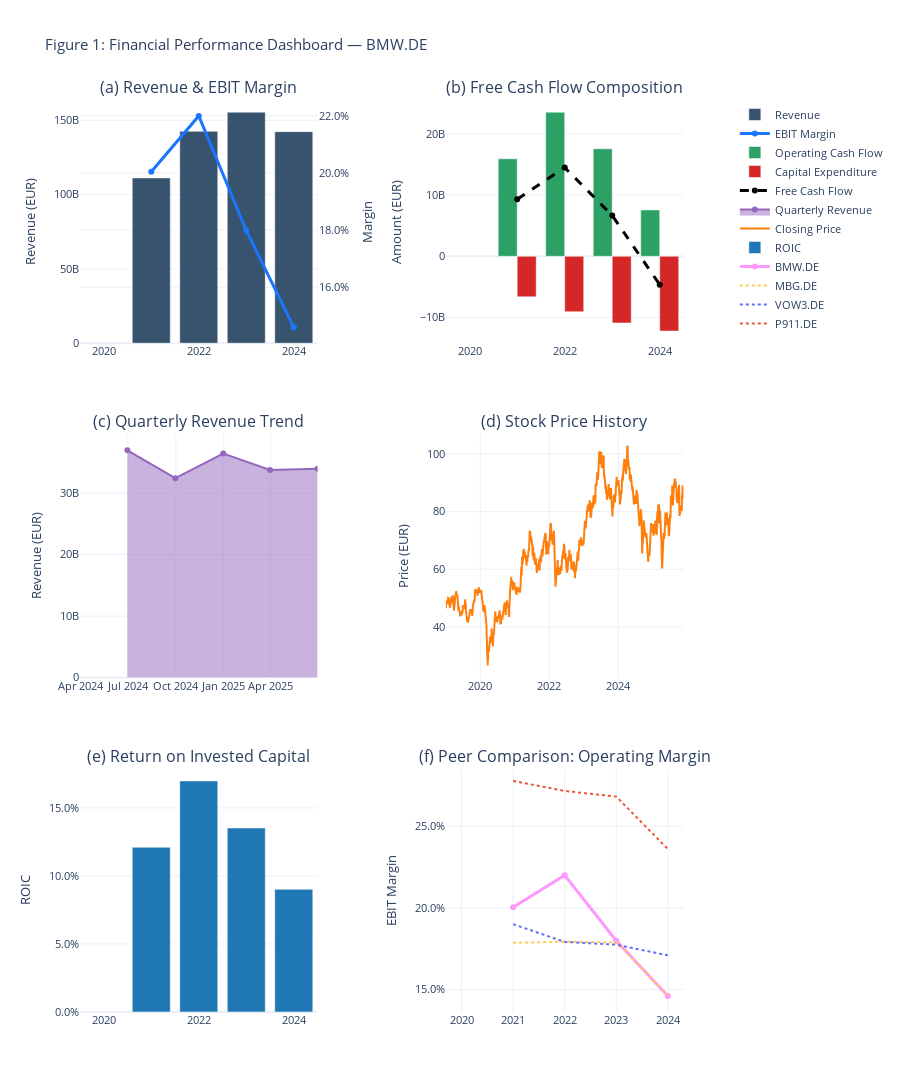

The notebook cell saved with this chart:
### Markdown cell above
## 4. Results: Historical Performance Analysis

### 4.1 Dashboard Overview

Figure 1 presents a multi-panel visualization of key financial metrics. The dashboard structure facilitates comparison across dimensions:

| Panel | Metric | Purpose |
|-------|--------|---------|
| (1,1) | Revenue & EBIT Margin | Scale and operating leverage relationship |
| (1,2) | FCF Composition | Cash generation capacity vs. reinvestment |
| (2,1) | Quarterly Revenue | Seasonality and trend identification |
| (2,2) | Stock Price | Market valuation trajectory |
| (3,1) | ROIC | Capital efficiency over time |
| (3,2) | Peer Comparison | Relative operating performance |

### Code cell
# =============================================================================
# Figure 1: Financial Performance Dashboard
# =============================================================================

fig = make_subplots(
    rows=3,
    cols=2,
    subplot_titles=(
        "(a) Revenue & EBIT Margin",
        "(b) Free Cash Flow Composition",
        "(c) Quarterly Revenue Trend",
        "(d) Stock Price History",
        "(e) Return on Invested Capital",
        "(f) Peer Comparison: Operating Margin",
    ),
    specs=[
        [{"secondary_y": True}, {"secondary_y": False}],
        [{"secondary_y": False}, {"secondary_y": False}],
        [{"secondary_y": False}, {"secondary_y": False}],
    ],
    vertical_spacing=0.10,
)

# -----------------------------------------------------------------------------
# Panel (a): Revenue & EBIT Margin
# -----------------------------------------------------------------------------
fig.add_trace(
    go.Bar(
        x=years,
        y=df_annual["Revenue"],
        name="Revenue",
        marker_color="rgb(55, 83, 109)",
    ),
    row=1,
    col=1,
    secondary_y=False,
)
fig.add_trace(
    go.Scatter(
        x=years,
        y=df_annual["EBIT Margin"],
        name="EBIT Margin",
        mode="lines+markers",
        line=dict(color="rgb(26, 118, 255)", width=3),
    ),
    row=1,
    col=1,
    secondary_y=True,
)

# -----------------------------------------------------------------------------
# Panel (b): FCF Composition
# -----------------------------------------------------------------------------
fig.add_trace(
    go.Bar(
        x=years,
        y=df_annual["OCF"],
        name="Operating Cash Flow",
        marker_color="rgb(44, 160, 101)",
    ),
    row=1,
    col=2,
)
fig.add_trace(
    go.Bar(
        x=years,
        y=df_annual["CapEx"],
        name="Capital Expenditure",
        marker_color="rgb(214, 39, 40)",
    ),
    row=1,
    col=2,
)
fig.add_trace(
    go.Scatter(
        x=years,
        y=df_annual["FCF"],
        name="Free Cash Flow",
        line=dict(color="black", width=3, dash="dash"),
    ),
    row=1,
    col=2,
)

# -----------------------------------------------------------------------------
# Panel (c): Quarterly Revenue
# -----------------------------------------------------------------------------
fig.add_trace(
    go.Scatter(
        x=df_quarterly.index,
        y=df_quarterly["Revenue"],
        name="Quarterly Revenue",
        fill="tozeroy",
        line=dict(color="rgb(148, 103, 189)"),
    ),
    row=2,
    col=1,
)

# -----------------------------------------------------------------------------
# Panel (d): Stock Price
# -----------------------------------------------------------------------------
fig.add_trace(
    go.Scatter(
        x=df_prices.index,
        y=df_prices["Close"],
        name="Closing Price",
        line=dict(color="rgb(255, 127, 14)"),
    ),
    row=2,
    col=2,
)

# -----------------------------------------------------------------------------
# Panel (e): ROIC
# -----------------------------------------------------------------------------
fig.add_trace(
    go.Bar(
        x=years,
        y=df_annual["ROIC"],
        name="ROIC",
        marker_color="rgb(31, 119, 180)",
    ),
    row=3,
    col=1,
)

# -----------------------------------------------------------------------------
# Panel (f): Peer Comparison
# -----------------------------------------------------------------------------
fig.add_trace(
    go.Scatter(
        x=years,
        y=df_annual["EBIT Margin"],
        name=f"{ticker}",
        mode="lines+markers",
        line=dict(width=3),
    ),
    row=3,
    col=2,
)

for p, p_df in peer_metrics.items():
    p_years = pd.DatetimeIndex(p_df.index).year
    fig.add_trace(
        go.Scatter(
            x=p_years,
            y=p_df["EBIT Margin"],
            name=p,
            mode="lines",
            line=dict(dash="dot"),
        ),
        row=3,
        col=2,
    )

# -----------------------------------------------------------------------------
# Layout Configuration
# -----------------------------------------------------------------------------
fig.update_layout(
    height=1200,
    title_text=f"Figure 1: Financial Performance Dashboard — {ticker}",
    template="plotly_white",
    showlegend=True,
    font=dict(size=11),
)

# Axis formatting
fig.update_yaxes(title_text="Revenue (EUR)", row=1, col=1, secondary_y=False)
fig.update_yaxes(title_text="Margin", tickformat=".1%", row=1, col=1, secondary_y=True)
fig.update_yaxes(title_text="Amount (EUR)", row=1, col=2)
fig.update_yaxes(title_text="Revenue (EUR)", row=2, col=1)
fig.update_yaxes(title_text="Price (EUR)", row=2, col=2)
fig.update_yaxes(title_text="ROIC", tickformat=".1%", row=3, col=1)
fig.update_yaxes(title_text="EBIT Margin", tickformat=".1%", row=3, col=2)

fig.show()

### Figure 1 — Plotly figure (JSON) as saved in the notebook; plotly's stock layout.template omitted (floating-point values rounded to 4 significant figures; data arrays with more than 128 entries replaced by an {"elided": "..."} marker saying what was removed)
{"data": [{"marker": {"color": "rgb(55, 83, 109)"}, "name": "Revenue", "type": "bar", "x": [2020, 2021, 2022, 2023, 2024], "xaxis": "x", "y": [NaN, 111200000000.0, 142600000000.0, 155500000000.0, 142400000000.0], "yaxis": "y"}, {"line": {"color": "rgb(26, 118, 255)", "width": 3}, "mode": "lines+markers", "name": "EBIT Margin", "type": "scatter", "x": [2020, 2021, 2022, 2023, 2024], "xaxis": "x", "y": [NaN, 0.2004, 0.2199, 0.1798, 0.146], "yaxis": "y2"}, {"marker": {"color": "rgb(44, 160, 101)"}, "name": "Operating Cash Flow", "type": "bar", "x": [2020, 2021, 2022, 2023, 2024], "xaxis": "x2", "y": [NaN, 15910000000.0, 23520000000.0, 17540000000.0, 7566000000.0], "yaxis": "y3"}, {"marker": {"color": "rgb(214, 39, 40)"}, "name": "Capital Expenditure", "type": "bar", "x": [2020, 2021, 2022, 2023, 2024], "xaxis": "x2", "y": [NaN, -6619000000.0, -9050000000.0, -10880000000.0, -12200000000.0], "yaxis": "y3"}, {"line": {"color": "black", "dash": "dash", "width": 3}, "name": "Free Cash Flow", "type": "scatter", "x": [2020, 2021, 2022, 2023, 2024], "xaxis": "x2", "y": [NaN, 9295000000.0, 14470000000.0, 6661000000.0, -4639000000.0], "yaxis": "y3"}, {"fill": "tozeroy", "line": {"color": "rgb(148, 103, 189)"}, "name": "Quarterly Revenue", "type": "scatter", "x": ["2024-03-31T00:00:00.000000000", "2024-06-30T00:00:00.000000000", "2024-09-30T00:00:00.000000000", "2024-12-31T00:00:00.000000000", "2025-03-31T00:00:00.000000000", "2025-06-30T00:00:00.000000000"], "xaxis": "x3", "y": [NaN, 36940000000.0, 32410000000.0, 36420000000.0, 33760000000.0, 33930000000.0], "yaxis": "y4"}, {"line": {"color": "rgb(255, 127, 14)"}, "name": "Closing Price", "type": "scatter", "x": {"elided": "1755 str values"}, "xaxis": "x4", "y": {"elided": "1755 float values"}, "yaxis": "y5"}, {"marker": {"color": "rgb(31, 119, 180)"}, "name": "ROIC", "type": "bar", "x": [2020, 2021, 2022, 2023, 2024], "xaxis": "x5", "y": [NaN, 0.1211, 0.1698, 0.1352, 0.09022], "yaxis": "y6"}, {"line": {"width": 3}, "mode": "lines+markers", "name": "BMW.DE", "type": "scatter", "x": [2020, 2021, 2022, 2023, 2024], "xaxis": "x6", "y": [NaN, 0.2004, 0.2199, 0.1798, 0.146], "yaxis": "y7"}, {"line": {"dash": "dot"}, "mode": "lines", "name": "MBG.DE", "type": "scatter", "x": [2020, 2021, 2022, 2023, 2024], "xaxis": "x6", "y": [NaN, 0.1786, 0.1793, 0.1789, 0.1466], "yaxis": "y7"}, {"line": {"dash": "dot"}, "mode": "lines", "name": "VOW3.DE", "type": "scatter", "x": [2020, 2021, 2022, 2023, 2024], "xaxis": "x6", "y": [NaN, 0.19, 0.1791, 0.1774, 0.1709], "yaxis": "y7"}, {"line": {"dash": "dot"}, "mode": "lines", "name": "P911.DE", "type": "scatter", "x": [2020, 2021, 2022, 2023, 2024], "xaxis": "x6", "y": [NaN, 0.2777, 0.2715, 0.2681, 0.2359], "yaxis": "y7"}], "layout": {"annotations": [{"font": {"size": 16}, "showarrow": false, "text": "(a) Revenue & EBIT Margin", "x": 0.185, "xanchor": "center", "xref": "paper", "y": 1, "yanchor": "bottom", "yref": "paper"}, {"font": {"size": 16}, "showarrow": false, "text": "(b) Free Cash Flow Composition", "x": 0.755, "xanchor": "center", "xref": "paper", "y": 1, "yanchor": "bottom", "yref": "paper"}, {"font": {"size": 16}, "showarrow": false, "text": "(c) Quarterly Revenue Trend", "x": 0.185, "xanchor": "center", "xref": "paper", "y": 0.6333, "yanchor": "bottom", "yref": "paper"}, {"font": {"size": 16}, "showarrow": false, "text": "(d) Stock Price History", "x": 0.755, "xanchor": "center", "xref": "paper", "y": 0.6333, "yanchor": "bottom", "yref": "paper"}, {"font": {"size": 16}, "showarrow": false, "text": "(e) Return on Invested Capital", "x": 0.185, "xanchor": "center", "xref": "paper", "y": 0.2667, "yanchor": "bottom", "yref": "paper"}, {"font": {"size": 16}, "showarrow": false, "text": "(f) Peer Comparison: Operating Margin", "x": 0.755, "xanchor": "center", "xref": "paper", "y": 0.2667, "yanchor": "bottom", "yref": "paper"}], "font": {"size": 11}, "height": 1200, "showlegend": true, "title": {"text": "Figure 1: Financial Performance Dashboard — BMW.DE"}, "xaxis": {"anchor": "y", "domain": [0, 0.37]}, "xaxis2": {"anchor": "y3", "domain": [0.57, 0.94]}, "xaxis3": {"anchor": "y4", "domain": [0, 0.37]}, "xaxis4": {"anchor": "y5", "domain": [0.57, 0.94]}, "xaxis5": {"anchor": "y6", "domain": [0, 0.37]}, "xaxis6": {"anchor": "y7", "domain": [0.57, 0.94]}, "yaxis": {"anchor": "x", "domain": [0.7333, 1], "title": {"text": "Revenue (EUR)"}}, "yaxis2": {"anchor": "x", "overlaying": "y", "side": "right", "tickformat": ".1%", "title": {"text": "Margin"}}, "yaxis3": {"anchor": "x2", "domain": [0.7333, 1], "title": {"text": "Amount (EUR)"}}, "yaxis4": {"anchor": "x3", "domain": [0.3667, 0.6333], "title": {"text": "Revenue (EUR)"}}, "yaxis5": {"anchor": "x4", "domain": [0.3667, 0.6333], "title": {"text": "Price (EUR)"}}, "yaxis6": {"anchor": "x5", "domain": [0, 0.2667], "tickformat": ".1%", "title": {"text": "ROIC"}}, "yaxis7": {"anchor": "x6", "domain": [0, 0.2667], "tickformat": ".1%", "title": {"text": "EBIT Margin"}}}}
